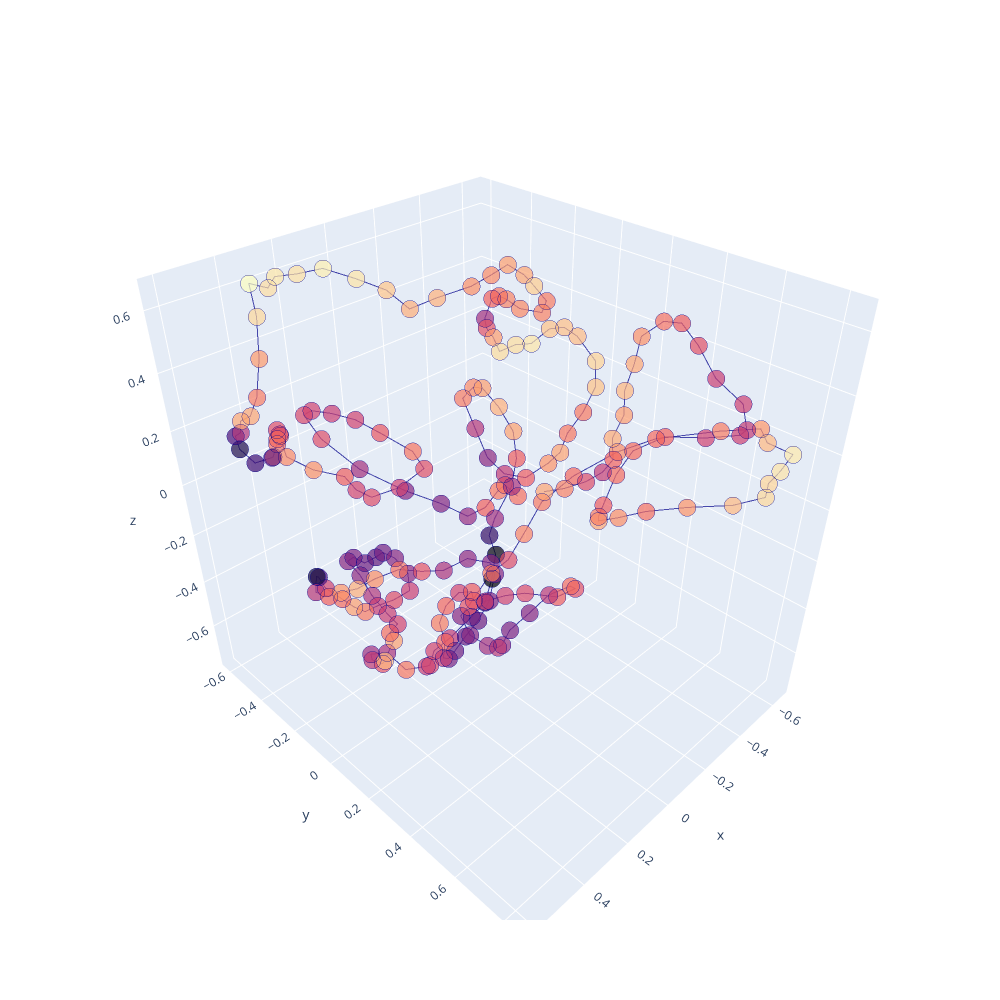

Here is the notebook cell this chart was saved with:
### Code cell
color = 'magma'
plot_pred_conf(trussart_pred_structure_superposed, -relative_error, color)

### Figure 1 — Plotly figure (JSON) as saved in the notebook; plotly's stock layout.template omitted (floating-point values rounded to 4 significant figures; data arrays with more than 128 entries replaced by an {"elided": "..."} marker saying what was removed)
{"data": [{"line": {"color": "darkblue", "width": 2}, "marker": {"color": {"elided": "202 float values"}, "colorscale": [[0, "#000004"], [0.1111, "#180f3d"], [0.2222, "#440f76"], [0.3333, "#721f81"], [0.4444, "#9e2f7f"], [0.5556, "#cd4071"], [0.6667, "#f1605d"], [0.7778, "#fd9668"], [0.8889, "#feca8d"], [1, "#fcfdbf"]], "line": {"width": 3}, "size": 6}, "opacity": 0.7, "scene": "scene", "type": "scatter3d", "x": {"elided": "202 float values"}, "y": {"elided": "202 float values"}, "z": {"elided": "202 float values"}}], "layout": {"height": 1000, "scene": {"domain": {"x": [0, 1], "y": [0, 1]}}, "width": 1000}}
